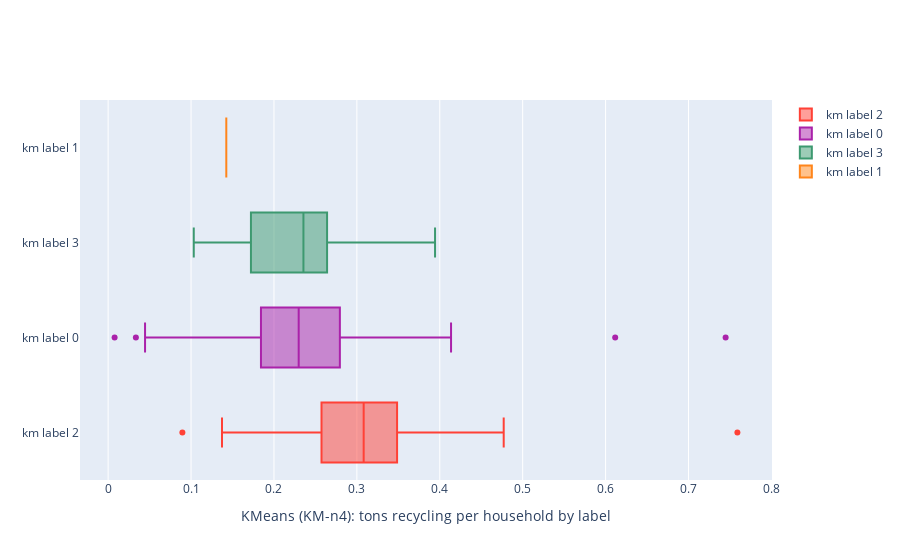

Write notebook code for a chart like this one.
### Code cell
layout = Layout(
    boxgap=0.1,
    height = 600
)
fig = go.Figure(layout=layout)


fig.add_trace(go.Box(
    x=km_n4_label2['tons_recyclables/hh'],
    name='km label 2',
    marker_color='#FF4136'
))
fig.add_trace(go.Box(
    x=km_n4_label0['tons_recyclables/hh'],
    name='km label 0',
    marker_color='#AA22AA'
))
fig.add_trace(go.Box(
    x=km_n4_label3['tons_recyclables/hh'],
    name='km label 3',
    marker_color='#3D9970'
))
fig.add_trace(go.Box(
    x=km_n4_label1['tons_recyclables/hh'],
    name='km label 1',
    marker_color='#FF851B'
))

fig.update_layout(
    xaxis=dict(title='KMeans (KM-n4): tons recycling per household by label', zeroline=False),
    boxmode='overlay'
)

fig.update_traces(orientation='h') # horizontal box plots

fig.show()

### Figure 1 — Plotly figure (JSON) as saved in the notebook; plotly's stock layout.template omitted (floating-point values rounded to 4 significant figures; data arrays with more than 128 entries replaced by an {"elided": "..."} marker saying what was removed)
{"data": [{"marker": {"color": "#FF4136"}, "name": "km label 2", "orientation": "h", "type": "box", "x": [0.2515, 0.2444, 0.2999, 0.3035, 0.274, 0.1373, 0.3179, 0.3596, 0.3517, 0.3117, 0.3588, 0.2533, 0.2203, 0.759, 0.2989, 0.2635, 0.3163, 0.3344, 0.3485, 0.3508, 0.1888, 0.275, 0.2204, 0.3109, 0.3546, 0.3477, 0.2478, 0.3084, 0.2945, 0.1829, 0.265, 0.3436, 0.2928, 0.3184, 0.2561, 0.3382, 0.1868, 0.3702, 0.3537, 0.4334, 0.4771, 0.2734, 0.334, 0.339, 0.2935, 0.2097, 0.4088, 0.08954, 0.3519, 0.2648, 0.3837, 0.3986, 0.2362, 0.2573, 0.308, 0.3278, 0.285, 0.3177, 0.1664, 0.3979, 0.3068, 0.3782, 0.2433, 0.3306, 0.2893, 0.3152]}, {"marker": {"color": "#AA22AA"}, "name": "km label 0", "orientation": "h", "type": "box", "x": {"elided": "182 float values"}}, {"marker": {"color": "#3D9970"}, "name": "km label 3", "orientation": "h", "type": "box", "x": [0.2776, 0.1919, 0.2333, 0.2616, 0.3027, 0.3943, 0.1602, 0.2547, 0.2347, 0.2361, 0.2684, 0.1722, 0.212, 0.237, 0.1033, 0.1656, 0.2622, 0.1695, 0.235, 0.2641, 0.2811, 0.1536]}, {"marker": {"color": "#FF851B"}, "name": "km label 1", "orientation": "h", "type": "box", "x": [0.1425]}], "layout": {"autosize": true, "boxgap": 0.1, "boxmode": "overlay", "xaxis": {"autorange": true, "range": [-0.03394, 0.8007], "title": {"text": "KMeans (KM-n4): tons recycling per household by label"}, "type": "linear", "zeroline": false}, "yaxis": {"autorange": true, "range": [-0.5, 3.5], "type": "category"}}}
